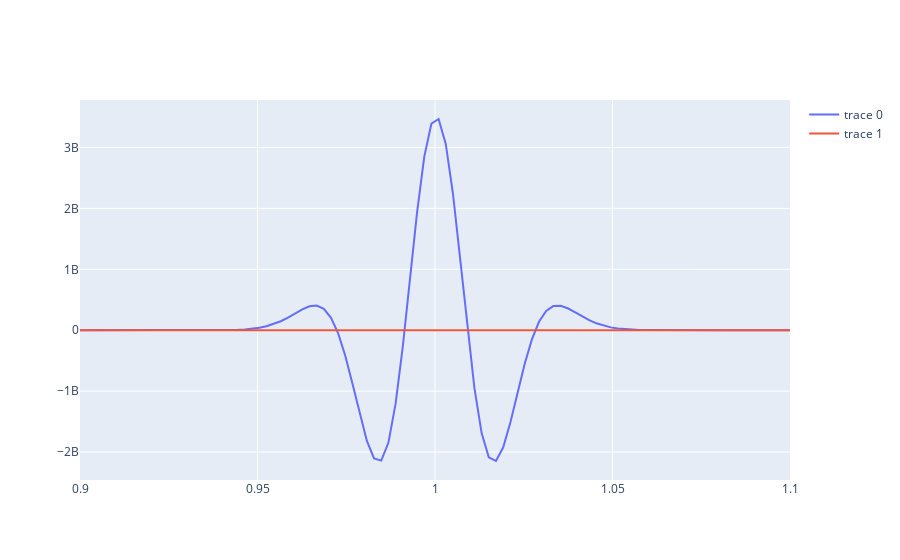

The code cell stored with this chart in its notebook:
### Code cell
data = pd.read_feather("data/spx.feather").reset_index()[["Date", "Adj Close"]]
data["rate"] = data["Adj Close"] / data["Adj Close"].shift(1)
data["rate"] = data["rate"].fillna(1.0)

hist = np.histogram(data["rate"], bins=1000, density=True)
dist = stats.rv_histogram(hist, density=True)

s = dist.stats(moments="mvsk")

pdf = extras.pdf_moments(s)

x = np.linspace(0.9, 1.1, 100)
fig = make_subplots()
fig.add_trace(
    go.Scatter(x=x, y=pdf(x))
)
fig.add_trace(
    go.Scatter(x=x, y=dist.pdf(x))
)
